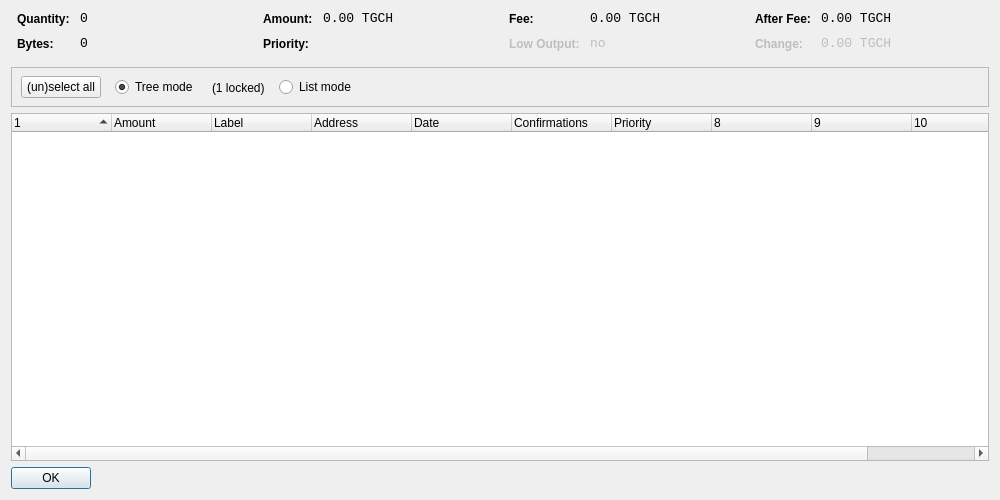
<?xml version="1.0" encoding="UTF-8"?>
<ui version="4.0">
 <class>CoinControlDialog</class>
 <widget class="QDialog" name="CoinControlDialog">
  <property name="geometry">
   <rect>
    <x>0</x>
    <y>0</y>
    <width>1000</width>
    <height>500</height>
   </rect>
  </property>
  <property name="windowTitle">
   <string>Coin Control</string>
  </property>
  <layout class="QVBoxLayout" name="verticalLayout">
   <item>
    <layout class="QHBoxLayout" name="horizontalLayoutTop" stretch="0,0,0,0">
     <property name="topMargin">
      <number>0</number>
     </property>
     <property name="bottomMargin">
      <number>10</number>
     </property>
     <item>
      <layout class="QFormLayout" name="formLayoutCoinControl1">
       <property name="horizontalSpacing">
        <number>10</number>
       </property>
       <property name="verticalSpacing">
        <number>10</number>
       </property>
       <property name="leftMargin">
        <number>6</number>
       </property>
       <property name="rightMargin">
        <number>6</number>
       </property>
       <item row="0" column="0">
        <widget class="QLabel" name="labelCoinControlQuantityText">
         <property name="styleSheet">
          <string notr="true">font-weight:bold;</string>
         </property>
         <property name="text">
          <string>Quantity:</string>
         </property>
        </widget>
       </item>
       <item row="0" column="1">
        <widget class="QLabel" name="labelCoinControlQuantity">
         <property name="font">
          <font>
           <family>Monospace</family>
           <pointsize>10</pointsize>
          </font>
         </property>
         <property name="cursor">
          <cursorShape>IBeamCursor</cursorShape>
         </property>
         <property name="contextMenuPolicy">
          <enum>Qt::ActionsContextMenu</enum>
         </property>
         <property name="text">
          <string notr="true">0</string>
         </property>
         <property name="textInteractionFlags">
          <set>Qt::LinksAccessibleByMouse|Qt::TextSelectableByKeyboard|Qt::TextSelectableByMouse</set>
         </property>
        </widget>
       </item>
       <item row="1" column="0">
        <widget class="QLabel" name="labelCoinControlBytesText">
         <property name="styleSheet">
          <string notr="true">font-weight:bold;</string>
         </property>
         <property name="text">
          <string>Bytes:</string>
         </property>
        </widget>
       </item>
       <item row="1" column="1">
        <widget class="QLabel" name="labelCoinControlBytes">
         <property name="font">
          <font>
           <family>Monospace</family>
           <pointsize>10</pointsize>
          </font>
         </property>
         <property name="cursor">
          <cursorShape>IBeamCursor</cursorShape>
         </property>
         <property name="contextMenuPolicy">
          <enum>Qt::ActionsContextMenu</enum>
         </property>
         <property name="text">
          <string notr="true">0</string>
         </property>
         <property name="textInteractionFlags">
          <set>Qt::LinksAccessibleByMouse|Qt::TextSelectableByKeyboard|Qt::TextSelectableByMouse</set>
         </property>
        </widget>
       </item>
      </layout>
     </item>
     <item>
      <layout class="QFormLayout" name="formLayoutCoinControl2">
       <property name="horizontalSpacing">
        <number>10</number>
       </property>
       <property name="verticalSpacing">
        <number>10</number>
       </property>
       <property name="leftMargin">
        <number>6</number>
       </property>
       <property name="rightMargin">
        <number>6</number>
       </property>
       <item row="0" column="0">
        <widget class="QLabel" name="labelCoinControlAmountText">
         <property name="styleSheet">
          <string notr="true">font-weight:bold;</string>
         </property>
         <property name="text">
          <string>Amount:</string>
         </property>
        </widget>
       </item>
       <item row="0" column="1">
        <widget class="QLabel" name="labelCoinControlAmount">
         <property name="font">
          <font>
           <family>Monospace</family>
           <pointsize>10</pointsize>
          </font>
         </property>
         <property name="cursor">
          <cursorShape>IBeamCursor</cursorShape>
         </property>
         <property name="contextMenuPolicy">
          <enum>Qt::ActionsContextMenu</enum>
         </property>
         <property name="text">
          <string notr="true">0.00 TGCH</string>
         </property>
         <property name="textInteractionFlags">
          <set>Qt::LinksAccessibleByMouse|Qt::TextSelectableByKeyboard|Qt::TextSelectableByMouse</set>
         </property>
        </widget>
       </item>
       <item row="1" column="0">
        <widget class="QLabel" name="labelCoinControlPriorityText">
         <property name="styleSheet">
          <string notr="true">font-weight:bold;</string>
         </property>
         <property name="text">
          <string>Priority:</string>
         </property>
        </widget>
       </item>
       <item row="1" column="1">
        <widget class="QLabel" name="labelCoinControlPriority">
         <property name="font">
          <font>
           <family>Monospace</family>
           <pointsize>10</pointsize>
          </font>
         </property>
         <property name="cursor">
          <cursorShape>IBeamCursor</cursorShape>
         </property>
         <property name="contextMenuPolicy">
          <enum>Qt::ActionsContextMenu</enum>
         </property>
         <property name="text">
          <string/>
         </property>
         <property name="textInteractionFlags">
          <set>Qt::LinksAccessibleByMouse|Qt::TextSelectableByKeyboard|Qt::TextSelectableByMouse</set>
         </property>
        </widget>
       </item>
      </layout>
     </item>
     <item>
      <layout class="QFormLayout" name="formLayoutCoinControl3">
       <property name="horizontalSpacing">
        <number>10</number>
       </property>
       <property name="verticalSpacing">
        <number>10</number>
       </property>
       <property name="leftMargin">
        <number>6</number>
       </property>
       <property name="rightMargin">
        <number>6</number>
       </property>
       <item row="0" column="0">
        <widget class="QLabel" name="labelCoinControlFeeText">
         <property name="styleSheet">
          <string notr="true">font-weight:bold;</string>
         </property>
         <property name="text">
          <string>Fee:</string>
         </property>
        </widget>
       </item>
       <item row="0" column="1">
        <widget class="QLabel" name="labelCoinControlFee">
         <property name="font">
          <font>
           <family>Monospace</family>
           <pointsize>10</pointsize>
          </font>
         </property>
         <property name="cursor">
          <cursorShape>IBeamCursor</cursorShape>
         </property>
         <property name="contextMenuPolicy">
          <enum>Qt::ActionsContextMenu</enum>
         </property>
         <property name="text">
          <string notr="true">0.00 TGCH</string>
         </property>
         <property name="textInteractionFlags">
          <set>Qt::LinksAccessibleByMouse|Qt::TextSelectableByKeyboard|Qt::TextSelectableByMouse</set>
         </property>
        </widget>
       </item>
       <item row="1" column="0">
        <widget class="QLabel" name="labelCoinControlLowOutputText">
         <property name="enabled">
          <bool>false</bool>
         </property>
         <property name="styleSheet">
          <string notr="true">font-weight:bold;</string>
         </property>
         <property name="text">
          <string>Low Output:</string>
         </property>
        </widget>
       </item>
       <item row="1" column="1">
        <widget class="QLabel" name="labelCoinControlLowOutput">
         <property name="enabled">
          <bool>false</bool>
         </property>
         <property name="font">
          <font>
           <family>Monospace</family>
           <pointsize>10</pointsize>
          </font>
         </property>
         <property name="cursor">
          <cursorShape>IBeamCursor</cursorShape>
         </property>
         <property name="contextMenuPolicy">
          <enum>Qt::ActionsContextMenu</enum>
         </property>
         <property name="text">
          <string notr="true">no</string>
         </property>
         <property name="textInteractionFlags">
          <set>Qt::LinksAccessibleByMouse|Qt::TextSelectableByKeyboard|Qt::TextSelectableByMouse</set>
         </property>
        </widget>
       </item>
      </layout>
     </item>
     <item>
      <layout class="QFormLayout" name="formLayoutCoinControl4">
       <property name="horizontalSpacing">
        <number>10</number>
       </property>
       <property name="verticalSpacing">
        <number>10</number>
       </property>
       <property name="leftMargin">
        <number>6</number>
       </property>
       <property name="rightMargin">
        <number>6</number>
       </property>
       <item row="0" column="0">
        <widget class="QLabel" name="labelCoinControlAfterFeeText">
         <property name="styleSheet">
          <string notr="true">font-weight:bold;</string>
         </property>
         <property name="text">
          <string>After Fee:</string>
         </property>
        </widget>
       </item>
       <item row="0" column="1">
        <widget class="QLabel" name="labelCoinControlAfterFee">
         <property name="font">
          <font>
           <family>Monospace</family>
           <pointsize>10</pointsize>
          </font>
         </property>
         <property name="cursor">
          <cursorShape>IBeamCursor</cursorShape>
         </property>
         <property name="contextMenuPolicy">
          <enum>Qt::ActionsContextMenu</enum>
         </property>
         <property name="text">
          <string notr="true">0.00 TGCH</string>
         </property>
         <property name="textInteractionFlags">
          <set>Qt::LinksAccessibleByMouse|Qt::TextSelectableByKeyboard|Qt::TextSelectableByMouse</set>
         </property>
        </widget>
       </item>
       <item row="1" column="0">
        <widget class="QLabel" name="labelCoinControlChangeText">
         <property name="enabled">
          <bool>false</bool>
         </property>
         <property name="styleSheet">
          <string notr="true">font-weight:bold;</string>
         </property>
         <property name="text">
          <string>Change:</string>
         </property>
        </widget>
       </item>
       <item row="1" column="1">
        <widget class="QLabel" name="labelCoinControlChange">
         <property name="enabled">
          <bool>false</bool>
         </property>
         <property name="font">
          <font>
           <family>Monospace</family>
           <pointsize>10</pointsize>
          </font>
         </property>
         <property name="cursor">
          <cursorShape>IBeamCursor</cursorShape>
         </property>
         <property name="contextMenuPolicy">
          <enum>Qt::ActionsContextMenu</enum>
         </property>
         <property name="text">
          <string notr="true">0.00 TGCH</string>
         </property>
         <property name="textInteractionFlags">
          <set>Qt::LinksAccessibleByMouse|Qt::TextSelectableByKeyboard|Qt::TextSelectableByMouse</set>
         </property>
        </widget>
       </item>
      </layout>
     </item>
    </layout>
   </item>
   <item>
    <widget class="QFrame" name="frame">
     <property name="minimumSize">
      <size>
       <width>0</width>
       <height>40</height>
      </size>
     </property>
     <property name="frameShape">
      <enum>QFrame::StyledPanel</enum>
     </property>
     <property name="frameShadow">
      <enum>QFrame::Sunken</enum>
     </property>
     <widget class="QWidget" name="horizontalLayoutWidget">
      <property name="geometry">
       <rect>
        <x>10</x>
        <y>0</y>
        <width>781</width>
        <height>41</height>
       </rect>
      </property>
      <layout class="QHBoxLayout" name="horizontalLayoutPanel" stretch="0,0,0,0,0">
       <property name="spacing">
        <number>14</number>
       </property>
       <item>
        <widget class="QPushButton" name="pushButtonSelectAll">
         <property name="sizePolicy">
          <sizepolicy hsizetype="Maximum" vsizetype="Fixed">
           <horstretch>0</horstretch>
           <verstretch>0</verstretch>
          </sizepolicy>
         </property>
         <property name="text">
          <string>(un)select all</string>
         </property>
        </widget>
       </item>
       <item>
        <widget class="QRadioButton" name="radioTreeMode">
         <property name="sizePolicy">
          <sizepolicy hsizetype="Maximum" vsizetype="Fixed">
           <horstretch>0</horstretch>
           <verstretch>0</verstretch>
          </sizepolicy>
         </property>
         <property name="text">
          <string>Tree mode</string>
         </property>
         <property name="checked">
          <bool>true</bool>
         </property>
        </widget>
       </item>
       <item>
         <widget class="QLabel" name="labelLocked">
          <property name="text">
           <string>(1 locked)</string>
          </property>
         </widget>
        </item>
      
       <item>
        <widget class="QRadioButton" name="radioListMode">
         <property name="sizePolicy">
          <sizepolicy hsizetype="Maximum" vsizetype="Fixed">
           <horstretch>0</horstretch>
           <verstretch>0</verstretch>
          </sizepolicy>
         </property>
         <property name="text">
          <string>List mode</string>
         </property>
        </widget>
       </item>
       <item>
        <spacer name="horizontalSpacer">
         <property name="orientation">
          <enum>Qt::Horizontal</enum>
         </property>
         <property name="sizeHint" stdset="0">
          <size>
           <width>40</width>
           <height>20</height>
          </size>
         </property>
        </spacer>
       </item>
      </layout>
     </widget>
    </widget>
   </item>
   <item>
    <widget class="CoinControlTreeWidget" name="treeWidget">
     <property name="contextMenuPolicy">
      <enum>Qt::CustomContextMenu</enum>
     </property>
     <property name="sortingEnabled">
      <bool>false</bool>
     </property>
     <property name="columnCount">
      <number>11</number>
     </property>
     <attribute name="headerShowSortIndicator" stdset="0">
      <bool>true</bool>
     </attribute>
     <attribute name="headerStretchLastSection">
      <bool>false</bool>
     </attribute>
     <column>
      <property name="text">
       <string/>
      </property>
     </column>
     <column>
      <property name="text">
       <string>Amount</string>
      </property>
     </column>
     <column>
      <property name="text">
       <string>Label</string>
      </property>
     </column>
     <column>
      <property name="text">
       <string>Address</string>
      </property>
     </column>
     <column>
      <property name="text">
       <string>Date</string>
      </property>
     </column>
     <column>
      <property name="text">
       <string>Confirmations</string>
      </property>
      <property name="toolTip">
       <string>Confirmed</string>
      </property>
     </column>
     <column>
      <property name="text">
       <string>Priority</string>
      </property>
     </column>
     <column>
      <property name="text">
       <string/>
      </property>
     </column>
     <column>
      <property name="text">
       <string/>
      </property>
     </column>
     <column>
      <property name="text">
       <string/>
      </property>
     </column>
     <column>
      <property name="text">
       <string/>
      </property>
     </column>
    </widget>
   </item>
   <item>
    <widget class="QDialogButtonBox" name="buttonBox">
     <property name="sizePolicy">
      <sizepolicy hsizetype="Maximum" vsizetype="Fixed">
       <horstretch>0</horstretch>
       <verstretch>0</verstretch>
      </sizepolicy>
     </property>
     <property name="orientation">
      <enum>Qt::Horizontal</enum>
     </property>
     <property name="standardButtons">
      <set>QDialogButtonBox::Ok</set>
     </property>
    </widget>
   </item>
  </layout>
 </widget>
 <customwidgets>
  <customwidget>
   <class>CoinControlTreeWidget</class>
   <extends>QTreeWidget</extends>
   <header>coincontroltreewidget.h</header>
  </customwidget>
 </customwidgets>
 <resources/>
 <connections/>
</ui>
